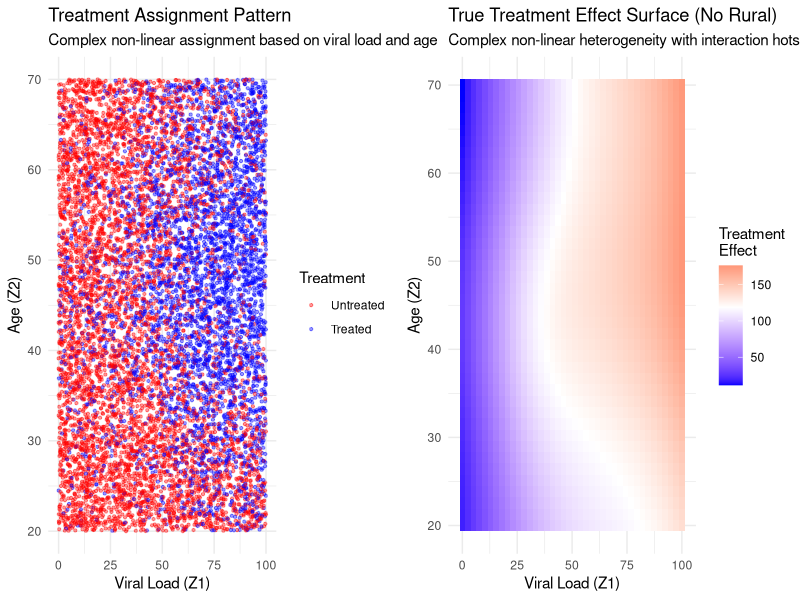

Source code (R): (Note: this script raises an error after producing the figure.)
## ---- chunk 1
knitr::opts_chunk$set(
  echo = TRUE,
  message = FALSE,
  warning = FALSE,
  fig.align = "center",
  fig.width = 10,
  fig.height = 6
)


# Load required libraries
library(dplyr)
library(knitr)
library(kableExtra)
library(randomForest)
library(ggplot2)
library(gridExtra)
library(caret)

## ---- chunk 2
set.seed(42)
n_obs <- 10000  # Enough sample for ML methods

# Generate multiple confounders for richer interactions
z1 <- runif(n_obs, 0, 100)    # Viral load
z2 <- runif(n_obs, 20, 70)    # Age  
z3 <- rbinom(n_obs, 1, 0.5)   # Rural (0/1)

# Complex non-linear treatment assignment with smooth relationships
treatment_logit <- -1.5 + 
  # Smooth S-curve for viral load (sicker patients more likely to get treatment)
  3 * plogis((z1 - 50) / 20) - 1.5 +
  
  # Smooth inverse-U for age (middle-aged more likely to get treatment)
  2 * exp(-((z2 - 45) / 15)^2) - 0.5 +
  
  # Rural effect that varies smoothly with other variables
  z3 * (0.5 + 0.02 * z1 - 0.01 * z2) +
  
  # Smooth interaction surfaces
  0.015 * z1 * (z2 - 45) / 25 +                    # Viral load × Age interaction
  0.3 * sin(z1 * pi / 50) * cos(z2 * pi / 40) +    # Trigonometric interaction
  z3 * 0.2 * cos((z1 + z2) * pi / 80)              # Three-way interaction

treatment_prob <- plogis(treatment_logit)
a <- rbinom(n_obs, 1, treatment_prob)

# Complex outcome model with baseline health declining with viral load and age
baseline_outcome <- 200 - 1.5 * z1 + 0.01 * z1^2 +           # Viral load effect
                   50 * exp(-((z2 - 40) / 12)^2) +            # Age effect (peak health ~40)
                   z3 * (-30 - 0.3 * z1 + 0.5 * z2)           # Rural penalty

# Highly heterogeneous treatment effects - the key for demonstrating RF advantage
treatment_effect <- 
  # Base effect varies smoothly with viral load
  30 + 0.8 * z1 + 20 * tanh((z1 - 40) / 20) +       # Smooth transition around z1=40
  
  # Age modifies effectiveness (peak around age 45)
  25 * exp(-((z2 - 45) / 18)^2) +                    
  
  # Rural creates complex interactions
  z3 * (20 - 0.4 * z1 + 0.3 * z2) +                 
  
  # Smooth interactions that linear models struggle with
  0.008 * z1 * z2 +                                  # Linear interaction
  0.15 * z1 * z3 +                                   # z1×z3 interaction
  
  # Non-linear patterns
  15 * sin(z1 * pi / 60) * (1 + 0.5 * z3) +         # Sine modulation
  10 * cos(z2 * pi / 50) * exp(-z1 / 100) +         # Decaying cosine
  
  # Regional "sweet spots" where treatment works exceptionally well
  20 * exp(-((z1 - 30)^2 + (z2 - 40)^2) / 400) +    # Gaussian sweet spot
  15 * exp(-((z1 - 70)^2 + (z2 - 50)^2) / 500) * z3 # Another for Rural patients

# Final outcome with moderate noise
y <- baseline_outcome + a * treatment_effect + rnorm(n_obs, 0, 25)

# Create dataset
data_complex <- data.frame(
  z1 = z1, z2 = z2, z3 = z3, 
  a = a, y = y,
  true_te = treatment_effect
)

# Summary statistics
summary_stats <- data_complex %>%
  summarise(
    n = n(),
    z1_mean = mean(z1), z1_sd = sd(z1),
    z2_mean = mean(z2), z2_sd = sd(z2),
    z3_mean = mean(z3),
    prop_treated = mean(a),
    y_mean = mean(y), y_sd = sd(y),
    te_mean = mean(true_te), te_sd = sd(true_te)
  )

kable(summary_stats,
      caption = "Table 2: Complex Data Summary Statistics",
      col.names = c("N", "Z1 Mean", "Z1 SD", "Z2 Mean", "Z2 SD", "Z3 Mean", 
                   "Prop. Treated", "Y Mean", "Y SD", "TE Mean", "TE SD"),
      digits = 2) %>%
  kable_styling(bootstrap_options = c("striped", "hover", "condensed"))
## ---- chunk 3
# Treatment probability by viral load and age
p1 <- ggplot(data_complex, aes(x = z1, y = z2, color = factor(a))) +
  geom_point(alpha = 0.4, size = 0.8) +
  labs(title = "Treatment Assignment Pattern",
       subtitle = "Complex non-linear assignment based on viral load and age",
       x = "Viral Load (Z1)", y = "Age (Z2)", color = "Treatment") +
  scale_color_manual(values = c("red", "blue"), labels = c("Untreated", "Treated")) +
  theme_minimal()

# Treatment effect surface (for patients without Rural)
grid_size <- 40
z1_grid <- seq(0, 100, length.out = grid_size)
z2_grid <- seq(20, 70, length.out = grid_size)

te_surface <- expand.grid(z1 = z1_grid, z2 = z2_grid) %>%
  mutate(z3 = 0) %>%  # Show for z3 = 0
  mutate(
    te = 30 + 0.8 * z1 + 20 * tanh((z1 - 40) / 20) +
         25 * exp(-((z2 - 45) / 18)^2) +
         z3 * (20 - 0.4 * z1 + 0.3 * z2) +
         0.008 * z1 * z2 +
         0.15 * z1 * z3 +
         15 * sin(z1 * pi / 60) * (1 + 0.5 * z3) +
         10 * cos(z2 * pi / 50) * exp(-z1 / 100) +
         20 * exp(-((z1 - 30)^2 + (z2 - 40)^2) / 400) +
         15 * exp(-((z1 - 70)^2 + (z2 - 50)^2) / 500) * z3
  )

p2 <- ggplot(te_surface, aes(x = z1, y = z2, fill = te)) +
  geom_tile() +
  scale_fill_gradient2(low = "blue", mid = "white", high = "red", 
                      midpoint = median(te_surface$te), name = "Treatment\nEffect") +
  labs(title = "True Treatment Effect Surface (No Rural)",
       subtitle = "Complex non-linear heterogeneity with interaction hotspots",
       x = "Viral Load (Z1)", y = "Age (Z2)") +
  theme_minimal()

grid.arrange(p1, p2, ncol = 2)
## ---- chunk 4
# Linear models (using all three confounders)
outcome_model_linear <- lm(y ~ a + z1 + z2 + z3, data = data_complex)

# Polynomial model with modest flexibility (doesn't mirror DGP structure)
outcome_model_poly <- lm(y ~ a * (z1 + I(z1^3) + z2 + z3) + 
                        z1:z2 + z2:z3, data = data_complex)

# Random Forest models with proper hyperparameters
set.seed(123)
outcome_model_rf <- randomForest(y ~ a + z1 + z2 + z3, data = data_complex, 
                                ntree = 2000,        # More trees for stability
                                nodesize = 20,       # Larger nodes (less overfitting)
                                mtry = 2,           # Fewer variables per split
                                maxnodes = 200,     # Limit complexity
                                importance = TRUE)

# Model performance summaries
cat("Model Performance Summary:\n")
cat("Linear outcome R²:", round(summary(outcome_model_linear)$r.squared, 3), "\n")
cat("Polynomial outcome R²:", round(summary(outcome_model_poly)$r.squared, 3), "\n")
cat("RF outcome % Var Explained:", round(tail(outcome_model_rf$rsq, 1), 3), "\n")
## ---- chunk 5
# Simulation setup
set.seed(456)
sim_n <- 10000

# Sample from marginal distributions of confounders
z1_sim <- sample(data_complex$z1, size = sim_n, replace = TRUE)
z2_sim <- sample(data_complex$z2, size = sim_n, replace = TRUE)
z3_sim <- sample(data_complex$z3, size = sim_n, replace = TRUE)

sim_data <- data.frame(z1 = z1_sim, z2 = z2_sim, z3 = z3_sim)

# Calculate true ATE on simulation sample
true_te_sim <- 30 + 0.8 * z1_sim + 20 * tanh((z1_sim - 40) / 20) +
               25 * exp(-((z2_sim - 45) / 18)^2) +
               z3_sim * (20 - 0.4 * z1_sim + 0.3 * z2_sim) +
               0.008 * z1_sim * z2_sim +
               0.15 * z1_sim * z3_sim +
               15 * sin(z1_sim * pi / 60) * (1 + 0.5 * z3_sim) +
               10 * cos(z2_sim * pi / 50) * exp(-z1_sim / 100) +
               20 * exp(-((z1_sim - 30)^2 + (z2_sim - 40)^2) / 400) +
               15 * exp(-((z1_sim - 70)^2 + (z2_sim - 50)^2) / 500) * z3_sim

true_ate <- mean(true_te_sim)

# Linear model predictions
y_linear_treated <- predict(outcome_model_linear, newdata = sim_data %>% mutate(a = 1))
y_linear_untreated <- predict(outcome_model_linear, newdata = sim_data %>% mutate(a = 0))
ate_linear <- mean(y_linear_treated) - mean(y_linear_untreated)

# Polynomial model predictions
y_poly_treated <- predict(outcome_model_poly, newdata = sim_data %>% mutate(a = 1))
y_poly_untreated <- predict(outcome_model_poly, newdata = sim_data %>% mutate(a = 0))
ate_poly <- mean(y_poly_treated) - mean(y_poly_untreated)

# Random Forest predictions
y_rf_treated <- predict(outcome_model_rf, newdata = sim_data %>% mutate(a = 1))
y_rf_untreated <- predict(outcome_model_rf, newdata = sim_data %>% mutate(a = 0))
ate_rf <- mean(y_rf_treated) - mean(y_rf_untreated)

# Crude estimate
crude_treated <- mean(data_complex$y[data_complex$a == 1])
crude_untreated <- mean(data_complex$y[data_complex$a == 0])
crude_ate <- crude_treated - crude_untreated
## ---- chunk 6
# Create comprehensive results table
results_comparison <- data.frame(
  Method = c("True ATE", "Crude (Unadjusted)", "Linear G-Formula", 
             "Polynomial G-Formula", "Random Forest G-Formula"),
  ATE_Estimate = c(round(true_ate, 2), round(crude_ate, 2), round(ate_linear, 2), 
                   round(ate_poly, 2), round(ate_rf, 2)),
  Bias = c(0, round(crude_ate - true_ate, 2), round(ate_linear - true_ate, 2),
           round(ate_poly - true_ate, 2), round(ate_rf - true_ate, 2)),
  Abs_Bias = c(0, round(abs(crude_ate - true_ate), 2), round(abs(ate_linear - true_ate), 2),
               round(abs(ate_poly - true_ate), 2), round(abs(ate_rf - true_ate), 2)),
  Notes = c("Oracle truth", "Ignores confounding", "Simple linear model", 
                         "Cubic + interactions", "Flexible ML approach")
)

kable(results_comparison,
      caption = "Table 3: G-Formula Results Comparison",
      col.names = c("Method", "ATE Estimate", "Bias", "Absolute Bias", "Notes")) %>%
  kable_styling(bootstrap_options = c("striped", "hover", "condensed"))

# Performance insights
linear_bias <- results_comparison$Abs_Bias[3]      # Linear only
poly_bias <- results_comparison$Abs_Bias[4]        # Polynomial only
rf_bias <- results_comparison$Abs_Bias[5]          # Random Forest
best_parametric_bias <- min(linear_bias, poly_bias) # Best parametric approach

cat("\n*** KEY FINDINGS ***\n")
cat("True ATE:", round(true_ate, 2), "\n")
cat("Linear model bias:", round(linear_bias, 2), "\n")
cat("Polynomial model bias:", round(poly_bias, 2), "\n")
cat("Random Forest bias:", round(rf_bias, 2), "\n")

if(rf_bias < linear_bias) {
  rf_vs_linear <- round(linear_bias / rf_bias, 1)
  cat("✓ Random Forest performs", rf_vs_linear, "times better than linear model!\n")
} else {
  cat("Linear model performs similarly to or better than Random Forest.\n")
}

if(rf_bias < best_parametric_bias) {
  rf_vs_best_param <- round(best_parametric_bias / rf_bias, 1)
  cat("✓ Random Forest performs", rf_vs_best_param, "times better than best parametric method!\n")
} else {
  cat("Parametric methods perform similarly to or better than Random Forest.\n")
}
## ---- chunk 7
# Cross-validation comparison
set.seed(789)
cv_folds <- createFolds(data_complex$y, k = 5)

# Function to calculate RMSE
calculate_rmse <- function(actual, predicted) {
  sqrt(mean((actual - predicted)^2, na.rm = TRUE))
}

# Initialize RMSE vectors
rmse_linear <- rmse_poly <- rmse_rf <- numeric(5)

# Cross-validation loop
for(i in 1:5) {
  train_idx <- unlist(cv_folds[-i])
  test_idx <- cv_folds[[i]]
  
  train_data <- data_complex[train_idx, ]
  test_data <- data_complex[test_idx, ]
  
  # Fit models
  linear_cv <- lm(y ~ a + z1 + z2 + z3, data = train_data)
  poly_cv <- lm(y ~ a * (z1 + I(z1^3) + z2 + z3) + z1:z2 + z2:z3, data = train_data)
  rf_cv <- randomForest(y ~ a + z1 + z2 + z3, data = train_data, 
                       ntree = 1000, nodesize = 20, mtry = 2)
  
  # Predictions
  pred_linear <- predict(linear_cv, test_data)
  pred_poly <- predict(poly_cv, test_data)
  pred_rf <- predict(rf_cv, test_data)
  
  # RMSE calculation
  rmse_linear[i] <- calculate_rmse(test_data$y, pred_linear)
  rmse_poly[i] <- calculate_rmse(test_data$y, pred_poly)
  rmse_rf[i] <- calculate_rmse(test_data$y, pred_rf)
}

# Performance summary
performance_summary <- data.frame(
  Model = c("Linear", "Polynomial", "Random Forest"),
  Mean_RMSE = c(mean(rmse_linear), mean(rmse_poly), mean(rmse_rf)),
  SD_RMSE = c(sd(rmse_linear), sd(rmse_poly), sd(rmse_rf)),
  Improvement_vs_Linear = c("—", 
                           paste0(round((mean(rmse_linear) - mean(rmse_poly))/mean(rmse_linear)*100, 1), "%"),
                           paste0(round((mean(rmse_linear) - mean(rmse_rf))/mean(rmse_linear)*100, 1), "%"))
)

kable(performance_summary,
      caption = "Table 4: Cross-Validation Performance",
      col.names = c("Model", "Mean RMSE", "SD RMSE", "Improvement"),
      digits = 3) %>%
  kable_styling(bootstrap_options = c("striped", "hover", "condensed"))
## ---- chunk 8
# Compare model predictions across viral load (fixing age=40, rural=0)
z1_plot_range <- seq(0, 100, length.out = 100)
plot_data_fixed <- data.frame(z1 = z1_plot_range, z2 = 40, z3 = 0)

# Calculate true treatment effect for this slice
true_te_plot <- 30 + 0.8 * z1_plot_range + 20 * tanh((z1_plot_range - 40) / 20) +
                25 * exp(-((40 - 45) / 18)^2) +
                0 * (20 - 0.4 * z1_plot_range + 0.3 * 40) +
                0.008 * z1_plot_range * 40 +
                0.15 * z1_plot_range * 0 +
                15 * sin(z1_plot_range * pi / 60) * (1 + 0.5 * 0) +
                10 * cos(40 * pi / 50) * exp(-z1_plot_range / 100) +
                20 * exp(-((z1_plot_range - 30)^2 + (40 - 40)^2) / 400) +
                15 * exp(-((z1_plot_range - 70)^2 + (40 - 50)^2) / 500) * 0

# Model predictions
pred_linear_treated <- predict(outcome_model_linear, newdata = plot_data_fixed %>% mutate(a = 1))
pred_linear_untreated <- predict(outcome_model_linear, newdata = plot_data_fixed %>% mutate(a = 0))
te_linear <- pred_linear_treated - pred_linear_untreated

pred_poly_treated <- predict(outcome_model_poly, newdata = plot_data_fixed %>% mutate(a = 1))
pred_poly_untreated <- predict(outcome_model_poly, newdata = plot_data_fixed %>% mutate(a = 0))
te_poly <- pred_poly_treated - pred_poly_untreated

pred_rf_treated <- predict(outcome_model_rf, newdata = plot_data_fixed %>% mutate(a = 1))
pred_rf_untreated <- predict(outcome_model_rf, newdata = plot_data_fixed %>% mutate(a = 0))
te_rf <- pred_rf_treated - pred_rf_untreated

# Create plotting dataframe
te_df <- data.frame(
  z1 = rep(z1_plot_range, 4),
  treatment_effect = c(true_te_plot, te_linear, te_poly, te_rf),
  model = rep(c("True Effect", "Linear", "Polynomial", "Random Forest"), each = 100)
)

# Plot treatment effects
p_te <- ggplot(te_df, aes(x = z1, y = treatment_effect, color = model, linetype = model)) +
  geom_line(size = 1.2) +
  labs(title = "Treatment Effect by Viral Load (Age=40, No Rural)",
       subtitle = "Model comparison showing Random Forest's ability to capture non-linear patterns",
       x = "Viral Load (Z1)", y = "Treatment Effect",
       color = "Model", linetype = "Model") +
  theme_minimal() +
  scale_color_manual(values = c("black", "red", "blue", "darkgreen")) +
  scale_linetype_manual(values = c("solid", "dashed", "dotted", "solid")) +
  theme(legend.position = "bottom")

print(p_te)
## ---- chunk 9
# Simulation setup
set.seed(456)
sim_n <- 10000 

# Calculate true treatment effects function
calculate_true_te <- function(z1, z2, z3) {
  30 + 0.8 * z1 + 20 * tanh((z1 - 40) / 20) +
  25 * exp(-((z2 - 45) / 18)^2) +
  z3 * (20 - 0.4 * z1 + 0.3 * z2) +
  0.008 * z1 * z2 +
  0.15 * z1 * z3 +
  15 * sin(z1 * pi / 60) * (1 + 0.5 * z3) +
  10 * cos(z2 * pi / 50) * exp(-z1 / 100) +
  20 * exp(-((z1 - 30)^2 + (z2 - 40)^2) / 400) +
  15 * exp(-((z1 - 70)^2 + (z2 - 50)^2) / 500) * z3
}

# True CATE for urban residents
true_te_urban <- calculate_true_te(z1_sim[z3_sim == 0], z2_sim[z3_sim == 0], 0)
true_cate_urban <- mean(true_te_urban)

# Create urban subgroup dataset 
sim_data_urban <- sim_data[z3_sim == 0, ]

# Linear model CATE predictions
y_linear_treated_urban <- predict(outcome_model_linear, newdata = sim_data_urban %>% mutate(a = 1))
y_linear_untreated_urban <- predict(outcome_model_linear, newdata = sim_data_urban %>% mutate(a = 0))
cate_linear_urban <- mean(y_linear_treated_urban) - mean(y_linear_untreated_urban)

# Polynomial model CATE predictions
y_poly_treated_urban <- predict(outcome_model_poly, newdata = sim_data_urban %>% mutate(a = 1))
y_poly_untreated_urban <- predict(outcome_model_poly, newdata = sim_data_urban %>% mutate(a = 0))
cate_poly_urban <- mean(y_poly_treated_urban) - mean(y_poly_untreated_urban)

# Random Forest CATE predictions
y_rf_treated_urban <- predict(outcome_model_rf, newdata = sim_data_urban %>% mutate(a = 1))
y_rf_untreated_urban <- predict(outcome_model_rf, newdata = sim_data_urban %>% mutate(a = 0))
cate_rf_urban <- mean(y_rf_treated_urban) - mean(y_rf_untreated_urban)

# Crude estimates for urban subgroup
crude_treated_urban <- mean(data_complex$y[data_complex$a == 1 & data_complex$z3 == 0])
crude_untreated_urban <- mean(data_complex$y[data_complex$a == 0 & data_complex$z3 == 0])
crude_cate_urban <- crude_treated_urban - crude_untreated_urban
## ---- chunk 10
# Create CATE results table
cate_results <- data.frame(
  Method = c("True CATE", "Crude (Unadjusted)", "Linear G-Formula", 
             "Polynomial G-Formula", "Random Forest G-Formula"),
  CATE_Estimate = c(round(true_cate_urban, 2), round(crude_cate_urban, 2), 
                    round(cate_linear_urban, 2), round(cate_poly_urban, 2), 
                    round(cate_rf_urban, 2)),
  Bias = c(0, round(crude_cate_urban - true_cate_urban, 2), 
           round(cate_linear_urban - true_cate_urban, 2),
           round(cate_poly_urban - true_cate_urban, 2), 
           round(cate_rf_urban - true_cate_urban, 2)),
  Abs_Bias = c(0, round(abs(crude_cate_urban - true_cate_urban), 2), 
               round(abs(cate_linear_urban - true_cate_urban), 2),
               round(abs(cate_poly_urban - true_cate_urban), 2), 
               round(abs(cate_rf_urban - true_cate_urban), 2))
)

kable(cate_results,
      caption = "Table 3: CATE Results for Urban Residents (Z3 = 0)",
      col.names = c("Method", "CATE Estimate", "Bias", "Absolute Bias")) %>%
  kable_styling(bootstrap_options = c("striped", "hover", "condensed"))

# Performance insights
cat("\n*** CATE FINDINGS FOR URBAN RESIDENTS ***\n")
cat("True Urban CATE:", round(true_cate_urban, 2), "\n")

# Best performing method for urban subgroup
urban_methods <- c("Crude", "Linear", "Polynomial", "Random Forest")
urban_biases <- c(abs(crude_cate_urban - true_cate_urban),
                  abs(cate_linear_urban - true_cate_urban), 
                  abs(cate_poly_urban - true_cate_urban), 
                  abs(cate_rf_urban - true_cate_urban))
best_urban_method <- urban_methods[which.min(urban_biases)]

cat("Best method for Urban CATE:", best_urban_method, "(absolute bias =", round(min(urban_biases), 2), ")\n")

# Performance ranking
method_ranking <- data.frame(
  Rank = 1:4,
  Method = urban_methods[order(urban_biases)],
  Absolute_Bias = round(sort(urban_biases), 2)
)

kable(method_ranking,
      caption = "Table 4: Method Performance Ranking for Urban CATE",
      col.names = c("Rank", "Method", "Absolute Bias")) %>%
  kable_styling(bootstrap_options = c("striped", "hover", "condensed"))
